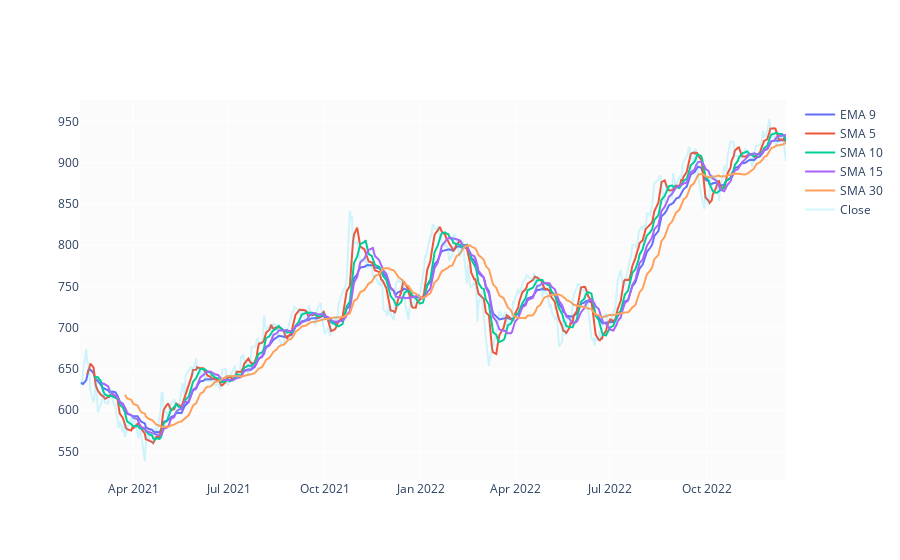

Here is the notebook cell this chart was saved with:
### Code cell
df['EMA_9'] = df['Close'].ewm(9).mean().shift()
df['SMA_5'] = df['Close'].rolling(5).mean().shift()
df['SMA_10'] = df['Close'].rolling(10).mean().shift()
df['SMA_15'] = df['Close'].rolling(15).mean().shift()
df['SMA_30'] = df['Close'].rolling(30).mean().shift()

fig = go.Figure()
fig.add_trace(go.Scatter(x=df.Date, y=df.EMA_9, name='EMA 9'))
fig.add_trace(go.Scatter(x=df.Date, y=df.SMA_5, name='SMA 5'))
fig.add_trace(go.Scatter(x=df.Date, y=df.SMA_10, name='SMA 10'))
fig.add_trace(go.Scatter(x=df.Date, y=df.SMA_15, name='SMA 15'))
fig.add_trace(go.Scatter(x=df.Date, y=df.SMA_30, name='SMA 30'))
fig.add_trace(go.Scatter(x=df.Date, y=df.Close, name='Close', opacity=0.2))
fig.show()

### Figure 1 — Plotly figure (JSON) as saved in the notebook; plotly's stock layout.template omitted (floating-point values rounded to 4 significant figures; data arrays with more than 128 entries replaced by an {"elided": "..."} marker saying what was removed)
{"data": [{"name": "EMA 9", "type": "scatter", "x": {"elided": "460 str values"}, "y": {"elided": "460 float values"}}, {"name": "SMA 5", "type": "scatter", "x": {"elided": "460 str values"}, "y": {"elided": "460 float values"}}, {"name": "SMA 10", "type": "scatter", "x": {"elided": "460 str values"}, "y": {"elided": "460 float values"}}, {"name": "SMA 15", "type": "scatter", "x": {"elided": "460 str values"}, "y": {"elided": "460 float values"}}, {"name": "SMA 30", "type": "scatter", "x": {"elided": "460 str values"}, "y": {"elided": "460 float values"}}, {"name": "Close", "opacity": 0.2, "type": "scatter", "x": {"elided": "460 str values"}, "y": {"elided": "460 float values"}}], "layout": {}}
